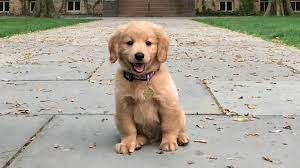
#> input picture img/dog.jpg, 300 x 168 px, found by its file name
$ python 2.py
#> lines starting #> are read from the running program, lines starting #| are printed output that depends on the picture
import cv2
import numpy as np
from sklearn.cluster import KMeans
import os

def load_images(image_paths):
    """Load images in grayscale and return a list of descriptors."""
    sift = cv2.SIFT_create()
    all_descriptors = []

    for image_path in image_paths:
        image = cv2.imread(image_path, cv2.IMREAD_GRAYSCALE)
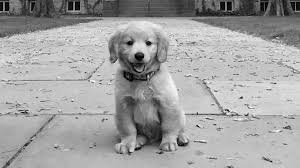
#> image: shape (168, 300); min 0, max 255, mean 162.6
        if image is None:
            print(f"Error: Could not load image {image_path}. Skipping...")
            continue

        keypoints, descriptors = sift.detectAndCompute(image, None)
#> keypoints = 310 keypoints; strongest (x, y, size): (148, 43, 3.5), (130, 43, 4), (139, 56, 5.8), (136, 149, 2.2)
        if descriptors is not None:
            all_descriptors.append(descriptors)
#> pass 2 of the loop in load_images, `for image_path in image_paths:`:
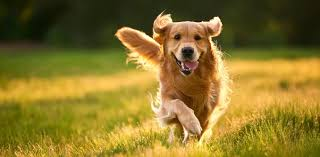
#> input picture img/dog1.jpg, 320 x 157 px, found by its file name
#> in load_images, `image = cv2.imread(image_path, cv2.IMREAD_GRAYSCALE)`:
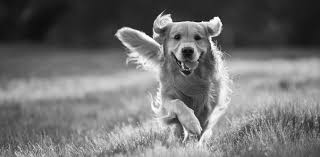
#> image: shape (157, 320); min 0, max 255, mean 114
#> keypoints = 304 keypoints; strongest (x, y, size): (215, 22, 7.5), (163, 20, 9.9), (143, 35, 4.5), (150, 35, 3.3)
#> pass 3 of the loop in load_images, `for image_path in image_paths:`:
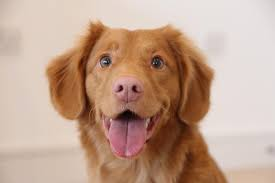
#> input picture img/dog2.jpg, 275 x 183 px, found by its file name
#> in load_images, `image = cv2.imread(image_path, cv2.IMREAD_GRAYSCALE)`:
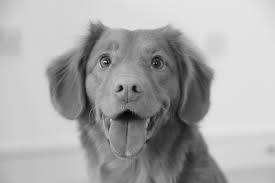
#> image: shape (183, 275); min 0, max 229, mean 169.5
#> keypoints = 133 keypoints; strongest (x, y, size): (134, 88, 3.8), (126, 116, 10.6), (96, 33, 11.8), (68, 83, 33.1)
#> the loop made 8 passes; the first 3 are shown

    return all_descriptors

def stack_descriptors(descriptors_list):
    """Stack all descriptors into a single array."""
    if not descriptors_list:
        raise ValueError("No descriptors found in any of the images.")
    return np.vstack(descriptors_list)
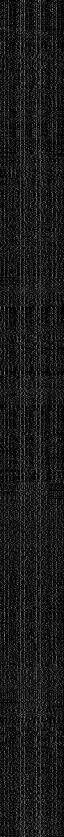
#> returned value: shape (1673, 128) float32 (shown at 1/2 size); min 0, max 210, mean 26.1

def create_visual_vocabulary(descriptors, k, random_state=42):
    """Apply K-means clustering to create the visual vocabulary."""
    kmeans = KMeans(n_clusters=k, random_state=random_state)
    kmeans.fit(descriptors)
    return kmeans.cluster_centers_

def save_visual_vocabulary(vocabulary, output_path):
    """Save the visual vocabulary to a file."""
    os.makedirs(os.path.dirname(output_path), exist_ok=True)
    np.save(output_path, vocabulary)
    print(f"Visual vocabulary saved as '{output_path}'")

def main():
    # List of training image paths
    image_paths = [
        'img/dog.jpg',
        'img/dog1.jpg',
        'img/dog2.jpg',
        'img/dog3.jpg',
        'img/dog4.jpg',
        'img/dog5.jpg',
        'img/dog6.jpg',
        'img/dog7.jpg'
    ]

    # Parameters
    k = 100  # Number of clusters (visual words)
    output_path = "Database/visual_vocabulary.npy"

    # Step 1: Load images and extract SIFT descriptors
    all_descriptors = load_images(image_paths)

    # Step 2: Stack all descriptors into a single array
    try:
        all_descriptors = stack_descriptors(all_descriptors)
        print(f"Total number of descriptors: {all_descriptors.shape[0]}")
#| Total number of descriptors: 1673
    except ValueError as e:
        print(e)
        return

    # Step 3: Create the visual vocabulary
    visual_vocabulary = create_visual_vocabulary(all_descriptors, k)
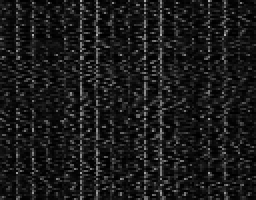
#> visual_vocabulary: shape (100, 128) float32 (shown 2 times larger); min 0, max 177.5, mean 26.4
    print(f"Shape of visual vocabulary: {visual_vocabulary.shape}")
#| Shape of visual vocabulary: (100, 128)

    # Step 4: Save the visual vocabulary
    save_visual_vocabulary(visual_vocabulary, output_path)

if __name__ == "__main__":
    main()
